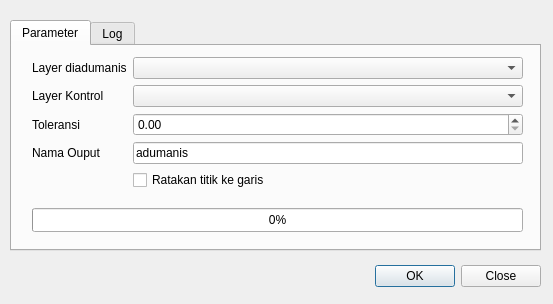
<?xml version="1.0" encoding="UTF-8"?>
<ui version="4.0">
 <class>adumanisDialogBase</class>
 <widget class="QDialog" name="adumanisDialogBase">
  <property name="geometry">
   <rect>
    <x>0</x>
    <y>0</y>
    <width>553</width>
    <height>304</height>
   </rect>
  </property>
  <property name="windowTitle">
   <string>Adumanis Plugin</string>
  </property>
  <widget class="QDialogButtonBox" name="button_box">
   <property name="geometry">
    <rect>
     <x>200</x>
     <y>260</y>
     <width>341</width>
     <height>32</height>
    </rect>
   </property>
   <property name="orientation">
    <enum>Qt::Horizontal</enum>
   </property>
   <property name="standardButtons">
    <set>QDialogButtonBox::Close|QDialogButtonBox::Ok</set>
   </property>
   <property name="centerButtons">
    <bool>false</bool>
   </property>
  </widget>
  <widget class="QTabWidget" name="tabWidget">
   <property name="geometry">
    <rect>
     <x>10</x>
     <y>20</y>
     <width>531</width>
     <height>231</height>
    </rect>
   </property>
   <property name="currentIndex">
    <number>0</number>
   </property>
   <widget class="QWidget" name="tab">
    <attribute name="title">
     <string>Parameter</string>
    </attribute>
    <widget class="QWidget" name="formLayoutWidget">
     <property name="geometry">
      <rect>
       <x>20</x>
       <y>11</y>
       <width>491</width>
       <height>145</height>
      </rect>
     </property>
     <layout class="QFormLayout" name="formLayout">
      <item row="0" column="0">
       <widget class="QLabel" name="label">
        <property name="text">
         <string>Layer diadumanis</string>
        </property>
       </widget>
      </item>
      <item row="0" column="1">
       <widget class="QComboBox" name="layerCombox"/>
      </item>
      <item row="1" column="0">
       <widget class="QLabel" name="label_2">
        <property name="text">
         <string>Layer Kontrol</string>
        </property>
       </widget>
      </item>
      <item row="1" column="1">
       <widget class="QComboBox" name="controlCombox"/>
      </item>
      <item row="2" column="0">
       <widget class="QLabel" name="label_3">
        <property name="text">
         <string>Toleransi</string>
        </property>
       </widget>
      </item>
      <item row="2" column="1">
       <widget class="QDoubleSpinBox" name="tollerance">
        <property name="minimum">
         <double>0.000000000000000</double>
        </property>
       </widget>
      </item>
      <item row="3" column="0">
       <widget class="QLabel" name="label_4">
        <property name="text">
         <string>Nama Ouput</string>
        </property>
       </widget>
      </item>
      <item row="3" column="1">
       <widget class="QLineEdit" name="outputName">
        <property name="text">
         <string>adumanis</string>
        </property>
       </widget>
      </item>
      <item row="4" column="1">
       <widget class="QCheckBox" name="checkBox">
        <property name="text">
         <string>Ratakan titik ke garis</string>
        </property>
       </widget>
      </item>
     </layout>
    </widget>
    <widget class="QProgressBar" name="progressBar">
     <property name="geometry">
      <rect>
       <x>20</x>
       <y>162</y>
       <width>491</width>
       <height>24</height>
      </rect>
     </property>
     <property name="value">
      <number>0</number>
     </property>
    </widget>
   </widget>
   <widget class="QWidget" name="tab_2">
    <attribute name="title">
     <string>Log</string>
    </attribute>
    <widget class="QPlainTextEdit" name="logOutput">
     <property name="geometry">
      <rect>
       <x>0</x>
       <y>0</y>
       <width>531</width>
       <height>171</height>
      </rect>
     </property>
     <property name="horizontalScrollBarPolicy">
      <enum>Qt::ScrollBarAlwaysOff</enum>
     </property>
     <property name="plainText">
      <string/>
     </property>
    </widget>
   </widget>
  </widget>
 </widget>
 <resources/>
 <connections>
  <connection>
   <sender>button_box</sender>
   <signal>accepted()</signal>
   <receiver>adumanisDialogBase</receiver>
   <slot>accept()</slot>
   <hints>
    <hint type="sourcelabel">
     <x>20</x>
     <y>20</y>
    </hint>
    <hint type="destinationlabel">
     <x>20</x>
     <y>20</y>
    </hint>
   </hints>
  </connection>
  <connection>
   <sender>button_box</sender>
   <signal>rejected()</signal>
   <receiver>adumanisDialogBase</receiver>
   <slot>reject()</slot>
   <hints>
    <hint type="sourcelabel">
     <x>20</x>
     <y>20</y>
    </hint>
    <hint type="destinationlabel">
     <x>20</x>
     <y>20</y>
    </hint>
   </hints>
  </connection>
 </connections>
</ui>
